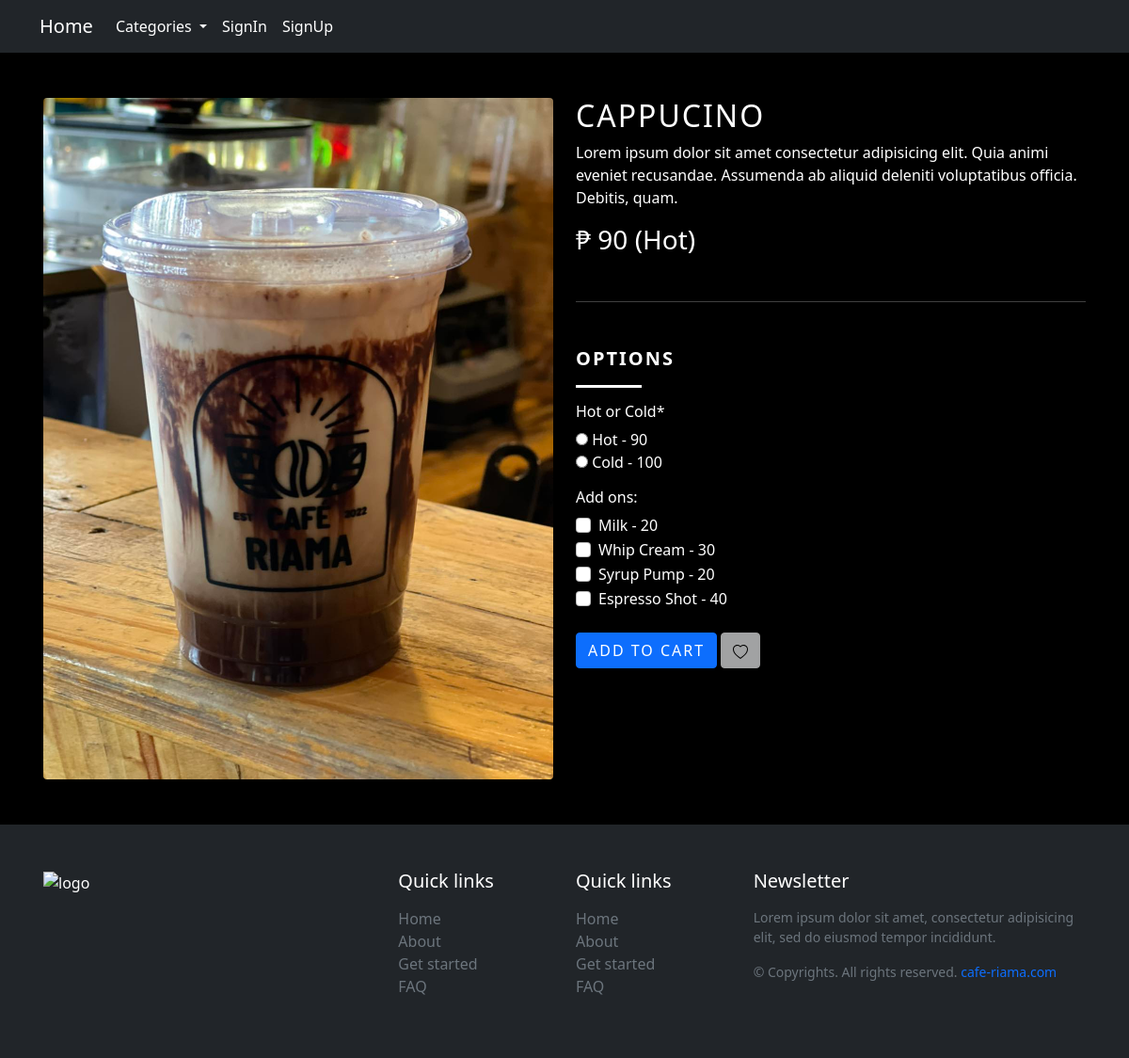
Page /product-detail/Caffeinated/cappucino/ on the committed database.
### store/models.py (models this page shows, shortened)
class Item(models.Model):
    customer = models.ManyToManyField(User, blank=True, null=True)
    name = models.CharField(max_length=50)
    price = models.PositiveIntegerField(default=0)
    hot_price = models.PositiveIntegerField(default=0)
    cold_price = models.PositiveIntegerField(default=0)
    hot_cold = models.CharField(choices=CHOICES, max_length=5, default='Hot')
    discount_price = models.PositiveIntegerField(blank=True, null=True)
    category = models.CharField(choices=CATEGORY_CHOICES, max_length=17, blank=True, null=True)
    description = models.TextField(blank=True, null=True, default='Lorem ipsum dolor sit amet consectetur adipisicing elit. Quia animi eveniet recusandae. Assumenda ab aliquid deleniti voluptatibus officia. Debitis, quam.')
    item_slug = models.SlugField(unique=True, default=None)
    image = models.ImageField(default='constant/cafe.jpg', upload_to='items-img')

class AddOn(models.Model):
    plain_rice = models.PositiveSmallIntegerField(default=20, blank=True, null=True)
    rice_platter = models.PositiveSmallIntegerField(default=100, blank=True, null=True)
    aligue_platter = models.PositiveSmallIntegerField(default=120, blank=True, null=True)
    milk = models.PositiveSmallIntegerField(default=20, blank=True, null=True)
    whip_cream = models.PositiveSmallIntegerField(default=30, blank=True, null=True)
    syrup_pump = models.PositiveSmallIntegerField(default=20, blank=True, null=True)
    espresso_shot = models.PositiveSmallIntegerField(default=40, blank=True, null=True)
    bacon = models.PositiveSmallIntegerField(default=30, blank=True, null=True)
    pepperoni = models.PositiveSmallIntegerField(default=40, blank=True, null=True)
    ham = models.PositiveSmallIntegerField(default=30, blank=True, null=True)
    cheese = models.PositiveSmallIntegerField(default=50, blank=True, null=True)
    plain_rice = models.PositiveSmallIntegerField(default=30, blank=True, null=True)
    rice_platter = models.PositiveSmallIntegerField(default=100, blank=True, null=True)
    aligue_platter = models.PositiveSmallIntegerField(default=120, blank=True, null=True)
    bottled_water = models.PositiveSmallIntegerField(default=20, blank=True, null=True)

### store/views.py (the view, shortened to what this page needs)
# urls.py: path('product-detail/Caffeinated/<slug:item_slug>/', views.detail_caffeinated, name='caffeinated'),
def detail_caffeinated(request, item_slug):
    item = Item.objects.get(item_slug=item_slug)
    print('in_favorite_list:', in_favorite_list(request, item))
    caffeinated_form = CaffeinatedForm()
    add_on = AddOn.objects.all()
    add_on = add_on.first()
    context = {'item': item, 'caffeinated_form': caffeinated_form, 'add_on': add_on, 'in_favorite_list': in_favorite_list(request, item), 'order_quantity': order_quantity(request)}
    return render(request, 'store/product-detail.html', context)

### store/forms.py
class CaffeinatedForm(forms.ModelForm):
    hot_or_cold = forms.ChoiceField(label='', choices=CHOICES, widget=forms.RadioSelect(attrs={'class': 'form-control'}))
    def __init__(self, *args, **kwargs):
        super(CaffeinatedForm, self).__init__(*args, **kwargs)
        for visible in self.visible_fields():
            visible.field.widget.attrs['class'] = 'bg-light'
    class Meta:
        model = OrderItem
        fields = ['hot_or_cold', 'milk', 'whip_cream', 'syrup_pump', 'espresso_shot']

### store/views.py (called while the page is built)
def order_quantity(request):
    if request.user.is_authenticated:
        customer = Order.objects.filter(user=request.user, ordered=False)
        if customer.exists():
            return customer.first().items.all().count()
    else:
        return 0

### store/templates/store/product-detail.html (shortened to what this page needs)
{% extends 'base.html' %}
{% load static %}
{% load widget_tweaks %}
{% load crispy_forms_tags %}
{% block content %}
    <div class="container-lg text-white my-5">
        <div class="row">
            <div class="col-md-6">
                <img src="{{ item.image.url }}" alt="" class="img-fluid rounded">
            </div>
            <form method="POST" class="col-md-6 mt-5 mt-md-0">
                <h2 class="letter-spacing text-uppercase">{{ item.name }}</h2>
                <p>{{ item.description }}</p>
                {% if item.category == 'Special Latte' or item.category == 'Coffee Classics' %}
                  <h3>₱ <span id="product-price">{{ item.hot_price }}</span> (<span id="hot-cold">Hot</span>)</h3>
                {% else %}
                  <h3>₱ <span id="product-price">{{ item.price }}</span></h3>
                {% endif %}
                <hr class="my-5">
                {% if item.category == 'Special Latte' or item.category == 'Coffee Classics' %}
                  <h5 class="letter-spacing text-uppercase fw-bold">Options</h5>
                  <div class="my-3" style="height: 3px; width: 70px; background-color: white;"></div>
                  <h6>Hot or Cold*</h6>
                  {% for choice in caffeinated_form.hot_or_cold %}
                      {% if choice.choice_label == 'Hot' %}
                        <div>
                          {{ choice }} - <span id="hot-price">{{ item.hot_price }}</span>
                        </div>
                      {% else %}
                        <div>
                          {{ choice }} - <span id="cold-price">{{ item.cold_price }}</span>
                        </div>
                      {% endif %}
                  {% endfor %}
                  <h6 class="mt-3">Add ons:</h6>
                  <div class="form-check">
                    {% render_field caffeinated_form.milk class='form-check-input' %}
                    <label class="form-check-label" for="flexCheckChecked">
                      Milk - <span id="add-ons-two">{{ add_on.milk }}</span>
                    </label>
                  </div>
                  <div class="form-check">
                    {% render_field caffeinated_form.whip_cream class='form-check-input' %}
                    <label class="form-check-label" for="flexCheckChecked">
                      Whip Cream - <span id="add-ons-two">{{ add_on.whip_cream }}</span>
                    </label>
                  </div>
                  <div class="form-check">
                    {% render_field caffeinated_form.syrup_pump class='form-check-input' %}
                    <label class="form-check-label" for="flexCheckChecked">
                      Syrup Pump - <span id="add-ons-three">{{ add_on.syrup_pump }}</span>
                    </label>
                  </div>
                  <div class="form-check">
                    {% render_field caffeinated_form.espresso_shot class='form-check-input' %}
                    <label class="form-check-label" for="flexCheckChecked">
                      Espresso Shot - <span id="add-ons-four">{{ add_on.espresso_shot }}</span>
                    </label>
                  </div>
                {% endif %}
                <div class="mt-4">
                  <button class="letter-spacing text-uppercase btn btn-md btn-primary">Add to cart</button>
                  {% if in_favorite_list or not request.user.is_authenticated %}
                    <a href="{% url 'store:add-favorite' item.item_slug %}" class="letter-spacing text-uppercase btn btn-md btn-light disabled"><img src="{% static 'bootstrap/icons/heart.svg' %}" alt="Heart icon"></a>
                  {% else %}
                    <a href="{% url 'store:add-favorite' item.item_slug %}" class="letter-spacing text-uppercase btn btn-md btn-light"><img src="{% static 'bootstrap/icons/heart.svg' %}" alt="Heart icon"></a>
                  {% endif %}
                </div>
              </form>
        </div>
    </div>
{% endblock content %}

### static/styles/base.css (style rules this page uses)
body { background-color: black; color: white; scroll-behavior: smooth; }
.letter-spacing { letter-spacing: 2px; }
a.disabled { pointer-events: none; cursor: default; }
.row { display: -ms-flexbox; display: flex; -ms-flex-wrap: wrap; flex-wrap: wrap; padding: 0 4px; }

### rows in the picture
Item: image (picture), name "CAPPUCINO", description "Lorem ipsum dolor sit amet consectetur adipisicing elit. Quia animi eveniet recusandae. Assumenda ab aliquid deleniti voluptatibus officia. Debitis, quam.", hot_price "90", hot_price "90", cold_price "100"
AddOn: milk "20", whip_cream "30", syrup_pump "20", espresso_shot "40"
